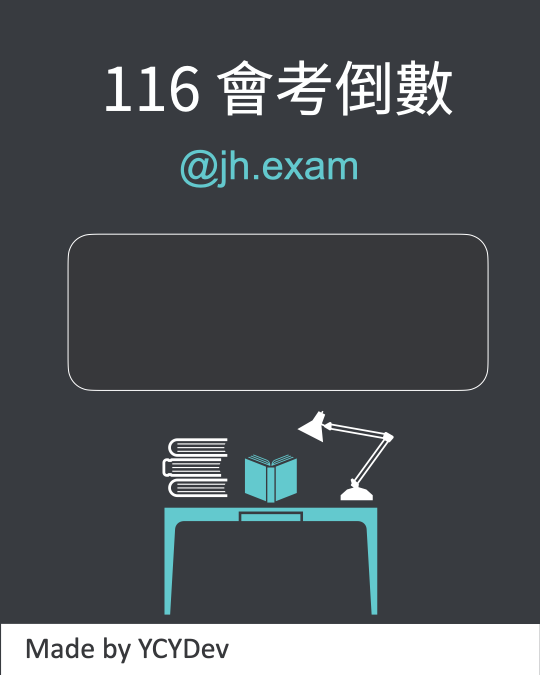
#> input picture app/assets/116.png, 1080 x 1350 px (shown at 1/2 size)
$ python image_generator.py
#> lines starting #> are read from the running program, lines starting #| are printed output that depends on the picture
import io
import datetime
import os
from PIL import Image, ImageCms, ImageDraw, ImageFont


def generate_countdown_image(
    days_left: int,
    output_path: str,
    bg_path: str | None = None,
    font_path: str | None = None,
):
    """
    Generate a countdown image with the specified number of days left, and save it to the given output path.

    Args:
        days_left (int): Remaining days until the event (e.g., exam). If 0 or negative, it will display "D-Day".
        output_path (str): Output file path
        bg_path (str, optional): Background image path
        font_path (str, optional): Font file path (e.g., .ttf)
    """
#> called with days_left = 0, output_path = 'app/output/test.jpg', bg_path = 'app/assets/116.png', font_path = 'app/assets/arialroundedmtbold.ttf'
    width, height = 1080, 1350

    src_icc: bytes | None = None
    if bg_path and os.path.exists(bg_path):
        try:
            image = Image.open(bg_path)
#> image is the input picture: PIL image 1080x1350 RGB; mean R, G, B 76.5, 81.1, 85.2
            # Get ICC profile if exists for later color management
            src_icc = image.info.get("icc_profile")
            if image.mode != "RGB":
                image = image.convert("RGB")
            image = image.resize((width, height), Image.Resampling.LANCZOS)
        except Exception as e:
            print(f"[Warning] Can't load background image: {e}, using solid color background instead.")
            image = Image.new("RGB", (width, height), (40, 44, 52))
    else:
        image = Image.new("RGB", (width, height), (40, 44, 52))

    draw = ImageDraw.Draw(image)

    # Set up fonts
    try:
        if font_path and os.path.exists(font_path):
            days_font = ImageFont.truetype(font_path, 250)
            date_font = ImageFont.truetype(font_path, 50)
        else:
            raise IOError("Font file not found, using default font.")
    except IOError:
        print(
            "[Warning] Can't load custom font, using default font instead. For better appearance, please provide a valid .ttf font file."
        )
        days_font = ImageFont.load_default(size=250)
        date_font = ImageFont.load_default(size=50)


    days_text = f'D-{days_left if days_left>0 else "Day"}'

    day_text_x = width / 2
    day_text_y = height / 2 - 50
    draw.text(
        (day_text_x, day_text_y), days_text, font=days_font, fill=(99, 201, 206), anchor="mm"
    )

    date_text = datetime.date.today().strftime("%Y-%m-%d")
    day_text_x=width-200
    day_text_y=height-50
    draw.text(
        (day_text_x, day_text_y), date_text, font=date_font, fill=(55, 56, 59), anchor="mm"
    )

    # Conver color profile if source ICC profile exists
    if src_icc:
        src_profile = ImageCms.ImageCmsProfile(io.BytesIO(src_icc))
        dst_profile = ImageCms.createProfile("sRGB")
        converted = ImageCms.profileToProfile(
            image, src_profile, dst_profile, outputMode="RGB"
        )
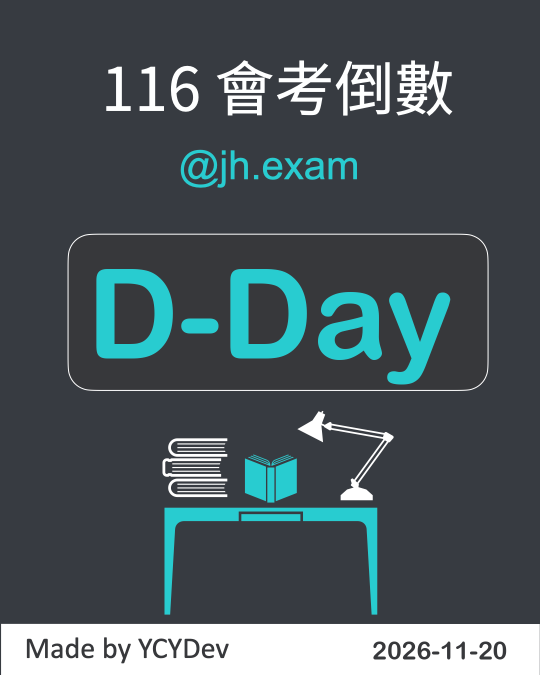
#> converted: PIL image 1080x1350 RGB (shown at 1/2 size); mean R, G, B 73.5, 86.2, 91
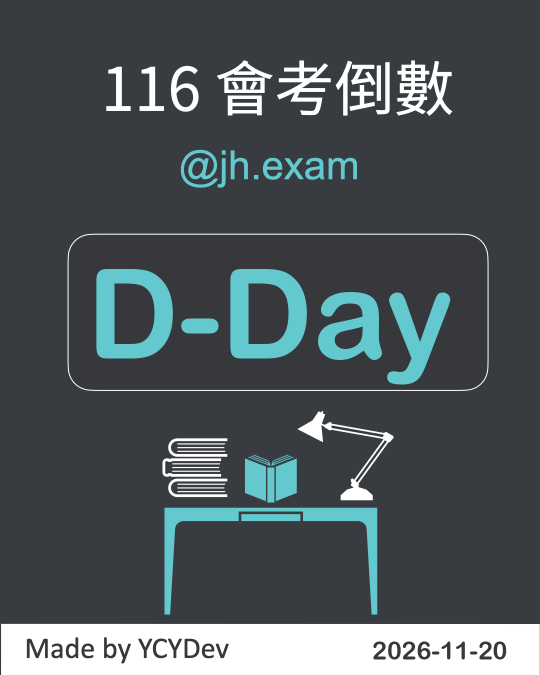
#> image: PIL image 1080x1350 RGB (shown at 1/2 size); mean R, G, B 77.7, 86, 90.2
        if converted is not None:
            image = converted
    os.makedirs(os.path.dirname(output_path), exist_ok=True)

    image.save(output_path, "JPEG", quality=95, subsampling=0)
    print(f"[Success] Image saved successfully to: {output_path}")
    return output_path


if __name__ == "__main__":
    BASE_DIR = os.path.dirname(os.path.abspath(__file__))
    generate_countdown_image(
        0,
        os.path.join(BASE_DIR, "output", "test.jpg"),
        os.path.join(BASE_DIR, "assets", "116.png"),
        os.path.join(BASE_DIR, "assets", "arialroundedmtbold.ttf"),
    )
